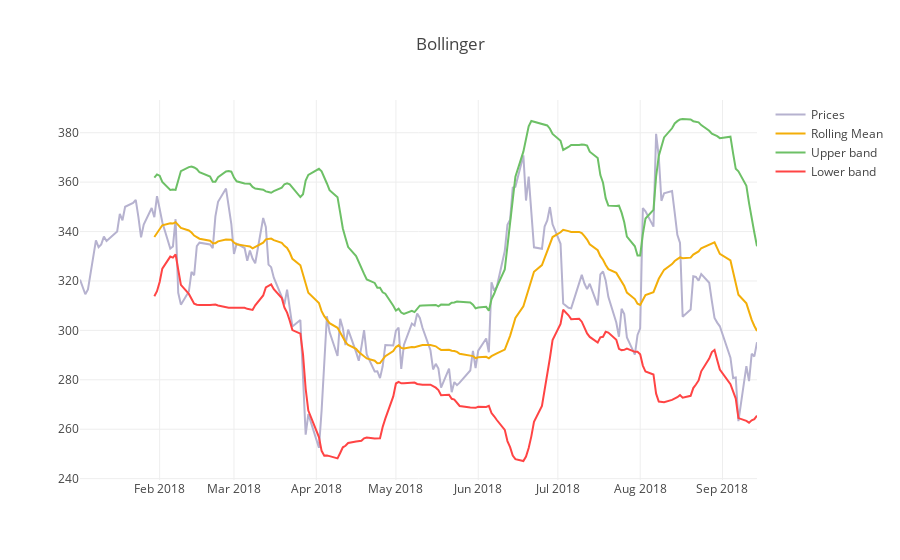

Here is the notebook cell this chart was saved with:
### Code cell
plt.figure(figsize=(20,20))
plot_bollinger_bands(df_data,'TSLA',window=20)

### Figure 1 — Plotly figure (JSON) as saved in the notebook; plotly's stock layout.template omitted (floating-point values rounded to 4 significant figures; data arrays with more than 128 entries replaced by an {"elided": "..."} marker saying what was removed)
{"data": [{"line": {"color": "#B6B2CF"}, "mode": "line", "name": "Prices", "type": "scatter", "x": {"elided": "178 str values"}, "y": {"elided": "178 float values"}}, {"line": {"color": "f3ae09"}, "mode": "line", "name": "Rolling Mean", "type": "scatter", "x": {"elided": "178 str values"}, "y": {"elided": "178 float values"}}, {"line": {"color": "#6dc066"}, "mode": "line", "name": "Upper band", "type": "scatter", "x": {"elided": "178 str values"}, "y": {"elided": "178 float values"}}, {"line": {"color": "#ff4444"}, "mode": "line", "name": "Lower band", "type": "scatter", "x": {"elided": "178 str values"}, "y": {"elided": "178 float values"}}], "layout": {"title": "Bollinger"}}
